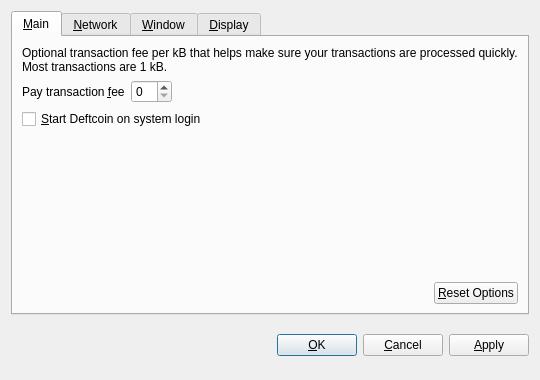
<?xml version="1.0" encoding="UTF-8"?>
<ui version="4.0">
 <class>OptionsDialog</class>
 <widget class="QDialog" name="OptionsDialog">
  <property name="geometry">
   <rect>
    <x>0</x>
    <y>0</y>
    <width>540</width>
    <height>380</height>
   </rect>
  </property>
  <property name="windowTitle">
   <string>Options</string>
  </property>
  <property name="modal">
   <bool>true</bool>
  </property>
  <layout class="QVBoxLayout" name="verticalLayout">
   <item>
    <widget class="QTabWidget" name="tabWidget">
     <property name="tabPosition">
      <enum>QTabWidget::North</enum>
     </property>
     <property name="currentIndex">
      <number>0</number>
     </property>
     <widget class="QWidget" name="tabMain">
      <attribute name="title">
       <string>&amp;Main</string>
      </attribute>
      <layout class="QVBoxLayout" name="verticalLayout_Main">
       <item>
        <widget class="QLabel" name="transactionFeeInfoLabel">
         <property name="text">
          <string>Optional transaction fee per kB that helps make sure your transactions are processed quickly. Most transactions are 1 kB.</string>
         </property>
         <property name="textFormat">
          <enum>Qt::PlainText</enum>
         </property>
         <property name="wordWrap">
          <bool>true</bool>
         </property>
        </widget>
       </item>
       <item>
        <layout class="QHBoxLayout" name="horizontalLayout_1_Main">
         <item>
          <widget class="QLabel" name="transactionFeeLabel">
           <property name="text">
            <string>Pay transaction &amp;fee</string>
           </property>
           <property name="textFormat">
            <enum>Qt::PlainText</enum>
           </property>
           <property name="buddy">
            <cstring>transactionFee</cstring>
           </property>
          </widget>
         </item>
         <item>
          <widget class="BitcoinAmountField" name="transactionFee"/>
         </item>
         <item>
          <spacer name="horizontalSpacer_1_Main">
           <property name="orientation">
            <enum>Qt::Horizontal</enum>
           </property>
           <property name="sizeHint" stdset="0">
            <size>
             <width>40</width>
             <height>20</height>
            </size>
           </property>
          </spacer>
         </item>
        </layout>
       </item>
       <item>
        <widget class="QCheckBox" name="bitcoinAtStartup">
         <property name="toolTip">
          <string>Automatically start Deftcoin after logging in to the system.</string>
         </property>
         <property name="text">
          <string>&amp;Start Deftcoin on system login</string>
         </property>
        </widget>
       </item>
       <item>
        <spacer name="verticalSpacer_Main">
         <property name="orientation">
          <enum>Qt::Vertical</enum>
         </property>
         <property name="sizeHint" stdset="0">
          <size>
           <width>20</width>
           <height>40</height>
          </size>
         </property>
        </spacer>
       </item>
       <item>
        <layout class="QHBoxLayout" name="horizontalLayout_2_Main">
         <item>
          <spacer name="horizontalSpacer_2_Main">
           <property name="orientation">
            <enum>Qt::Horizontal</enum>
           </property>
           <property name="sizeHint" stdset="0">
            <size>
             <width>40</width>
             <height>20</height>
            </size>
           </property>
          </spacer>
         </item>
         <item>
          <widget class="QPushButton" name="resetButton">
           <property name="toolTip">
            <string>Reset all client options to default.</string>
           </property>
           <property name="text">
            <string>&amp;Reset Options</string>
           </property>
           <property name="autoDefault">
            <bool>false</bool>
           </property>
          </widget>
         </item>
        </layout>
       </item>
      </layout>
     </widget>
     <widget class="QWidget" name="tabNetwork">
      <attribute name="title">
       <string>&amp;Network</string>
      </attribute>
      <layout class="QVBoxLayout" name="verticalLayout_Network">
       <item>
        <widget class="QCheckBox" name="mapPortUpnp">
         <property name="toolTip">
          <string>Automatically open the Deftcoin client port on the router. This only works when your router supports UPnP and it is enabled.</string>
         </property>
         <property name="text">
          <string>Map port using &amp;UPnP</string>
         </property>
        </widget>
       </item>
       <item>
        <widget class="QCheckBox" name="connectSocks">
         <property name="toolTip">
          <string>Connect to the Deftcoin network through a SOCKS proxy (e.g. when connecting through Tor).</string>
         </property>
         <property name="text">
          <string>&amp;Connect through SOCKS proxy:</string>
         </property>
        </widget>
       </item>
       <item>
        <layout class="QHBoxLayout" name="horizontalLayout_Network">
         <item>
          <widget class="QLabel" name="proxyIpLabel">
           <property name="text">
            <string>Proxy &amp;IP:</string>
           </property>
           <property name="textFormat">
            <enum>Qt::PlainText</enum>
           </property>
           <property name="buddy">
            <cstring>proxyIp</cstring>
           </property>
          </widget>
         </item>
         <item>
          <widget class="QValidatedLineEdit" name="proxyIp">
           <property name="maximumSize">
            <size>
             <width>140</width>
             <height>16777215</height>
            </size>
           </property>
           <property name="toolTip">
            <string>IP address of the proxy (e.g. 127.0.0.1)</string>
           </property>
          </widget>
         </item>
         <item>
          <widget class="QLabel" name="proxyPortLabel">
           <property name="text">
            <string>&amp;Port:</string>
           </property>
           <property name="textFormat">
            <enum>Qt::PlainText</enum>
           </property>
           <property name="buddy">
            <cstring>proxyPort</cstring>
           </property>
          </widget>
         </item>
         <item>
          <widget class="QLineEdit" name="proxyPort">
           <property name="maximumSize">
            <size>
             <width>55</width>
             <height>16777215</height>
            </size>
           </property>
           <property name="toolTip">
            <string>Port of the proxy (e.g. 9050)</string>
           </property>
          </widget>
         </item>
         <item>
          <widget class="QLabel" name="socksVersionLabel">
           <property name="text">
            <string>SOCKS &amp;Version:</string>
           </property>
           <property name="textFormat">
            <enum>Qt::PlainText</enum>
           </property>
           <property name="buddy">
            <cstring>socksVersion</cstring>
           </property>
          </widget>
         </item>
         <item>
          <widget class="QValueComboBox" name="socksVersion">
           <property name="toolTip">
            <string>SOCKS version of the proxy (e.g. 5)</string>
           </property>
          </widget>
         </item>
         <item>
          <spacer name="horizontalSpacer_Network">
           <property name="orientation">
            <enum>Qt::Horizontal</enum>
           </property>
           <property name="sizeHint" stdset="0">
            <size>
             <width>40</width>
             <height>20</height>
            </size>
           </property>
          </spacer>
         </item>
        </layout>
       </item>
       <item>
        <spacer name="verticalSpacer_Network">
         <property name="orientation">
          <enum>Qt::Vertical</enum>
         </property>
         <property name="sizeHint" stdset="0">
          <size>
           <width>20</width>
           <height>40</height>
          </size>
         </property>
        </spacer>
       </item>
      </layout>
     </widget>
     <widget class="QWidget" name="tabWindow">
      <attribute name="title">
       <string>&amp;Window</string>
      </attribute>
      <layout class="QVBoxLayout" name="verticalLayout_Window">
       <item>
        <widget class="QCheckBox" name="minimizeToTray">
         <property name="toolTip">
          <string>Show only a tray icon after minimizing the window.</string>
         </property>
         <property name="text">
          <string>&amp;Minimize to the tray instead of the taskbar</string>
         </property>
        </widget>
       </item>
       <item>
        <widget class="QCheckBox" name="minimizeOnClose">
         <property name="toolTip">
          <string>Minimize instead of exit the application when the window is closed. When this option is enabled, the application will be closed only after selecting Quit in the menu.</string>
         </property>
         <property name="text">
          <string>M&amp;inimize on close</string>
         </property>
        </widget>
       </item>
       <item>
        <spacer name="verticalSpacer_Window">
         <property name="orientation">
          <enum>Qt::Vertical</enum>
         </property>
         <property name="sizeHint" stdset="0">
          <size>
           <width>20</width>
           <height>40</height>
          </size>
         </property>
        </spacer>
       </item>
      </layout>
     </widget>
     <widget class="QWidget" name="tabDisplay">
      <attribute name="title">
       <string>&amp;Display</string>
      </attribute>
      <layout class="QVBoxLayout" name="verticalLayout_Display">
       <item>
        <layout class="QHBoxLayout" name="horizontalLayout_1_Display">
         <item>
          <widget class="QLabel" name="langLabel">
           <property name="text">
            <string>User Interface &amp;language:</string>
           </property>
           <property name="textFormat">
            <enum>Qt::PlainText</enum>
           </property>
           <property name="buddy">
            <cstring>lang</cstring>
           </property>
          </widget>
         </item>
         <item>
          <widget class="QValueComboBox" name="lang">
           <property name="toolTip">
            <string>The user interface language can be set here. This setting will take effect after restarting Deftcoin.</string>
           </property>
          </widget>
         </item>
        </layout>
       </item>
       <item>
        <layout class="QHBoxLayout" name="horizontalLayout_2_Display">
         <item>
          <widget class="QLabel" name="unitLabel">
           <property name="text">
            <string>&amp;Unit to show amounts in:</string>
           </property>
           <property name="textFormat">
            <enum>Qt::PlainText</enum>
           </property>
           <property name="buddy">
            <cstring>unit</cstring>
           </property>
          </widget>
         </item>
         <item>
          <widget class="QValueComboBox" name="unit">
           <property name="toolTip">
            <string>Choose the default subdivision unit to show in the interface and when sending coins.</string>
           </property>
          </widget>
         </item>
        </layout>
       </item>
       <item>
        <widget class="QCheckBox" name="displayAddresses">
         <property name="toolTip">
          <string>Whether to show Deftcoin addresses in the transaction list or not.</string>
         </property>
         <property name="text">
          <string>&amp;Display addresses in transaction list</string>
         </property>
        </widget>
       </item>
       <item>
        <widget class="QCheckBox" name="coinControlFeatures">
         <property name="toolTip">
          <string>Whether to show coin control features or not.</string>
         </property>
         <property name="text">
          <string>Display coin &amp;control features (experts only!)</string>
         </property>
        </widget>
       </item>
       <item>
        <spacer name="verticalSpacer_Display">
         <property name="orientation">
          <enum>Qt::Vertical</enum>
         </property>
         <property name="sizeHint" stdset="0">
          <size>
           <width>20</width>
           <height>40</height>
          </size>
         </property>
        </spacer>
       </item>
      </layout>
     </widget>
    </widget>
   </item>
   <item>
    <layout class="QHBoxLayout" name="horizontalLayout_Buttons">
     <item>
      <spacer name="horizontalSpacer_1">
       <property name="orientation">
        <enum>Qt::Horizontal</enum>
       </property>
       <property name="sizeHint" stdset="0">
        <size>
         <width>40</width>
         <height>48</height>
        </size>
       </property>
      </spacer>
     </item>
     <item>
      <widget class="QLabel" name="statusLabel">
       <property name="font">
        <font>
         <weight>75</weight>
         <bold>true</bold>
        </font>
       </property>
       <property name="text">
        <string/>
       </property>
       <property name="textFormat">
        <enum>Qt::PlainText</enum>
       </property>
       <property name="wordWrap">
        <bool>true</bool>
       </property>
      </widget>
     </item>
     <item>
      <spacer name="horizontalSpacer_2">
       <property name="orientation">
        <enum>Qt::Horizontal</enum>
       </property>
       <property name="sizeHint" stdset="0">
        <size>
         <width>40</width>
         <height>48</height>
        </size>
       </property>
      </spacer>
     </item>
     <item>
      <widget class="QPushButton" name="okButton">
       <property name="text">
        <string>&amp;OK</string>
       </property>
      </widget>
     </item>
     <item>
      <widget class="QPushButton" name="cancelButton">
       <property name="text">
        <string>&amp;Cancel</string>
       </property>
       <property name="autoDefault">
        <bool>false</bool>
       </property>
      </widget>
     </item>
     <item>
      <widget class="QPushButton" name="applyButton">
       <property name="text">
        <string>&amp;Apply</string>
       </property>
       <property name="autoDefault">
        <bool>false</bool>
       </property>
      </widget>
     </item>
    </layout>
   </item>
  </layout>
 </widget>
 <customwidgets>
  <customwidget>
   <class>BitcoinAmountField</class>
   <extends>QSpinBox</extends>
   <header>bitcoinamountfield.h</header>
  </customwidget>
  <customwidget>
   <class>QValueComboBox</class>
   <extends>QComboBox</extends>
   <header>qvaluecombobox.h</header>
  </customwidget>
  <customwidget>
   <class>QValidatedLineEdit</class>
   <extends>QLineEdit</extends>
   <header>qvalidatedlineedit.h</header>
  </customwidget>
 </customwidgets>
 <resources/>
 <connections/>
</ui>
